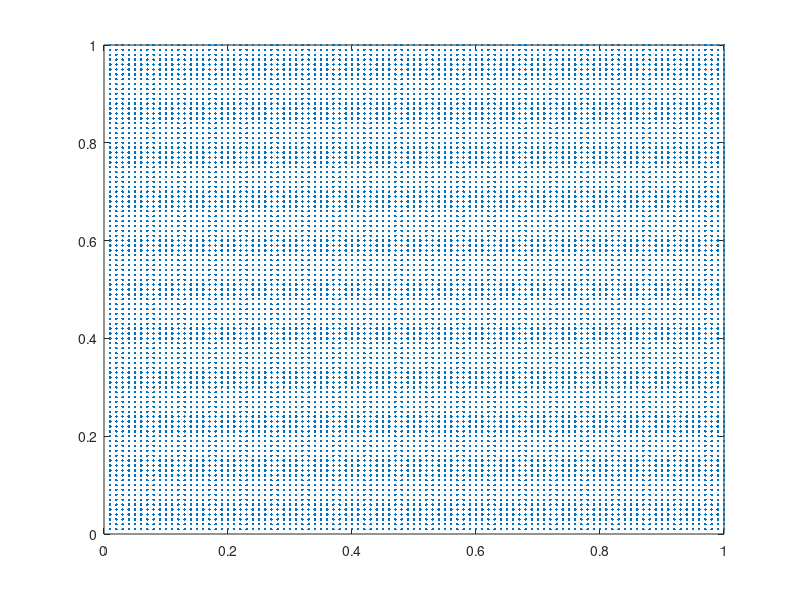

This chart was generated by the following MATLAB code:
%% 
%

clear, clc
num = 100;
y = zeros(1,num);x = y;
k = 0;
for i = 1/num:1/num:1
    for j = 1:num
        y(j + k) = i;
    end
    k = k + num;
end

k = 0;
for i = 1/num:1/num:1
    for j = 1:num
        x(j + k) = 1/num + mod(j,num)/num;
    end
    k = k + num;
end

plot(x,y,'.')
in = x.^2 + y.^2 <= 1;

disp('actual value of pi/4:')
disp(pi/4)

disp('simulated area')